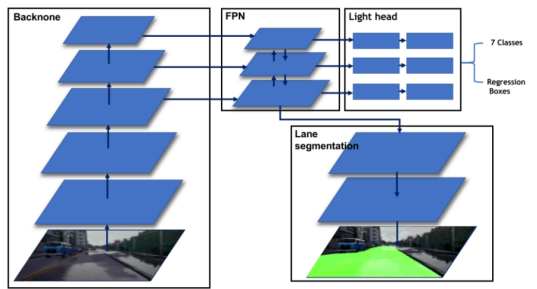
#> input picture photo/kientruc.png, 537 x 289 px
$ python -i color.py   (imports and definitions only)
#> lines starting #> are read from the running program, lines starting #| are printed output that depends on the picture
#> further down, picture is the input picture: shape (289, 537, 3); mean B, G, R 212.3, 194.5, 180.5
import numpy as np
import cv2
import random
import matplotlib.pyplot as plt

def random_brightness(img, delta):
    img += random.uniform(-delta, delta)
    return img


def random_contrast(img, alpha_low, alpha_up):
    img *= random.uniform(alpha_low, alpha_up)
    return img


# [15 lines left out: functions random_saturation, random_hue, not called in this run]
def augment_hsv(img, hgain=0.5, sgain=0.5, vgain=0.5):
#> called with hgain = 0.5, sgain = 0.5, vgain = 0.5
    r = np.random.uniform(-1, 1, 3) * [hgain, sgain, vgain] + 1  # random gains
    hue, sat, val = cv2.split(cv2.cvtColor(img, cv2.COLOR_BGR2HSV))
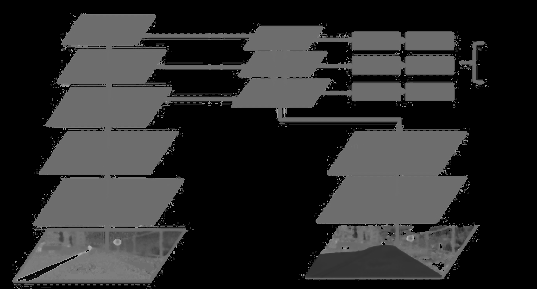
#> hue: shape (289, 537); min 0, max 178, mean 43.7
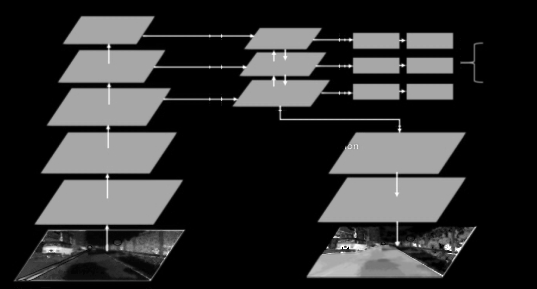
#> sat: shape (289, 537); min 0, max 255, mean 49.4
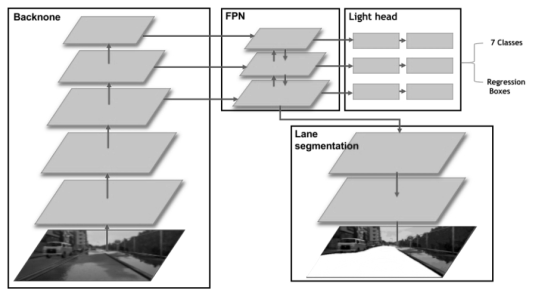
#> val: shape (289, 537); min 0, max 255, mean 215.2
    dtype = img.dtype  # uint8

    x = np.arange(0, 256, dtype=np.int16)
    lut_hue = ((x * r[0]) % 180).astype(dtype)
    lut_sat = np.clip(x * r[1], 0, 255).astype(dtype)
#> lut_sat = 256 values from 0 to 255
    lut_val = np.clip(x * r[2], 0, 255).astype(dtype)
#> lut_val = 256 values from 0 to 255

    img_hsv = cv2.merge((cv2.LUT(hue, lut_hue), cv2.LUT(sat, lut_sat), cv2.LUT(val, lut_val))).astype(dtype)
#> img_hsv: shape (289, 537, 3); mean H, S, V 45.7, 59.6, 222.6
    cv2.cvtColor(img_hsv, cv2.COLOR_HSV2BGR, dst=img)  # no return needed
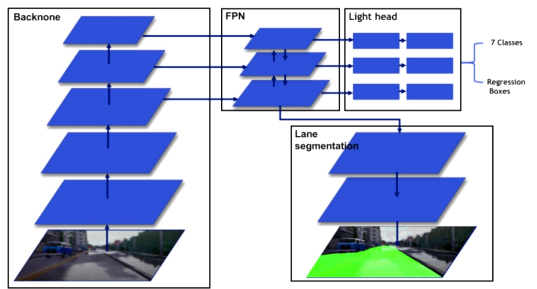
#> img: shape (289, 537, 3); mean B, G, R 219, 187.8, 176.3

# [43 lines left out: functions normalize, _normalize, color_aug_and_norm, not called in this run]

>>> import cv2
>>> picture = cv2.imread('../../../../photo/kientruc.png')
>>> result = augment_hsv(picture)
